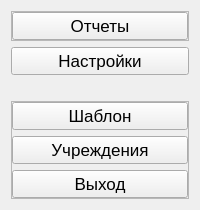
        <widget class="QWidget" name="rightMenu" native="true">
         <property name="font">
          <font>
           <pointsize>13</pointsize>
          </font>
         </property>
         <layout class="QVBoxLayout" name="verticalLayout_9">
          <item>
           <widget class="QFrame" name="frame_5">
            <property name="frameShape">
             <enum>QFrame::StyledPanel</enum>
            </property>
            <property name="frameShadow">
             <enum>QFrame::Raised</enum>
            </property>
            <layout class="QVBoxLayout" name="verticalLayout_7">
             <property name="leftMargin">
              <number>0</number>
             </property>
             <property name="topMargin">
              <number>0</number>
             </property>
             <property name="rightMargin">
              <number>0</number>
             </property>
             <property name="bottomMargin">
              <number>0</number>
             </property>
             <item>
              <widget class="QPushButton" name="docsBtn">
               <property name="cursor">
                <cursorShape>PointingHandCursor</cursorShape>
               </property>
               <property name="text">
                <string>Отчеты</string>
               </property>
               <property name="icon">
                <iconset resource="resource.qrc">
                 <normaloff>:/icons/icons8-docs-24.png</normaloff>:/icons/icons8-docs-24.png</iconset>
               </property>
              </widget>
             </item>
            </layout>
           </widget>
          </item>
          <item>
           <widget class="QPushButton" name="settingsBtn">
            <property name="cursor">
             <cursorShape>PointingHandCursor</cursorShape>
            </property>
            <property name="text">
             <string>Настройки</string>
            </property>
            <property name="icon">
             <iconset resource="resource.qrc">
              <normaloff>:/icons/icons8-docs-24.png</normaloff>:/icons/icons8-docs-24.png</iconset>
            </property>
           </widget>
          </item>
          <item>
           <spacer name="verticalSpacer_2">
            <property name="orientation">
             <enum>Qt::Vertical</enum>
            </property>
            <property name="sizeHint" stdset="0">
             <size>
              <width>20</width>
              <height>20</height>
             </size>
            </property>
           </spacer>
          </item>
          <item>
           <widget class="QFrame" name="frame_6">
            <property name="frameShape">
             <enum>QFrame::StyledPanel</enum>
            </property>
            <property name="frameShadow">
             <enum>QFrame::Raised</enum>
            </property>
            <layout class="QVBoxLayout" name="verticalLayout_8">
             <property name="spacing">
              <number>6</number>
             </property>
             <property name="leftMargin">
              <number>0</number>
             </property>
             <property name="topMargin">
              <number>0</number>
             </property>
             <property name="rightMargin">
              <number>0</number>
             </property>
             <property name="bottomMargin">
              <number>0</number>
             </property>
             <item>
              <widget class="QPushButton" name="settingsBtn_1">
               <property name="cursor">
                <cursorShape>PointingHandCursor</cursorShape>
               </property>
               <property name="text">
                <string>Шаблон</string>
               </property>
               <property name="icon">
                <iconset resource="resource.qrc">
                 <normaloff>:/icons/icons8-settings-24.png</normaloff>:/icons/icons8-settings-24.png</iconset>
               </property>
              </widget>
             </item>
             <item>
              <widget class="QPushButton" name="settingsBtn_2">
               <property name="cursor">
                <cursorShape>PointingHandCursor</cursorShape>
               </property>
               <property name="text">
                <string>Учреждения</string>
               </property>
               <property name="icon">
                <iconset resource="resource.qrc">
                 <normaloff>:/icons/icons8-settings-24.png</normaloff>:/icons/icons8-settings-24.png</iconset>
               </property>
              </widget>
             </item>
             <item>
              <widget class="QPushButton" name="exitBtn">
               <property name="cursor">
                <cursorShape>PointingHandCursor</cursorShape>
               </property>
               <property name="text">
                <string>Выход</string>
               </property>
               <property name="icon">
                <iconset resource="resource.qrc">
                 <normaloff>:/icons/icons8-exit-24.png</normaloff>:/icons/icons8-exit-24.png</iconset>
               </property>
              </widget>
             </item>
            </layout>
           </widget>
          </item>
         </layout>
        </widget>
